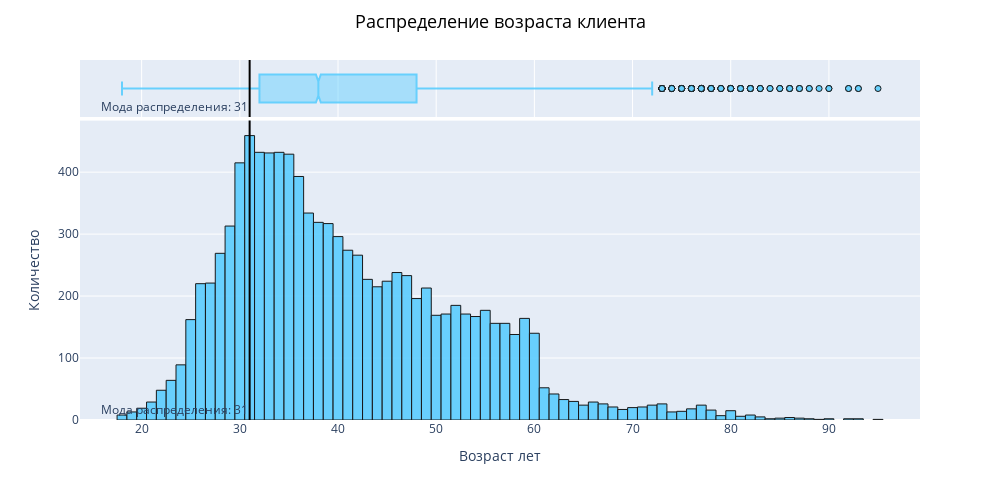

The notebook cell saved with this chart:
### Code cell
quant_fig('age', 'возраста клиента', 'Возраст лет')

### Figure 1 — Plotly figure (JSON) as saved in the notebook; plotly's stock layout.template omitted (floating-point values rounded to 4 significant figures; data arrays with more than 128 entries replaced by an {"elided": "..."} marker saying what was removed)
{"data": [{"alignmentgroup": "True", "bingroup": "x", "hoverinfo": "all", "hovertemplate": "Возраст лет: %{x}<br> Количество: %{y}", "legendgroup": "", "marker": {"color": "rgb(90, 205, 254)", "line": {"color": "black", "width": 1}, "pattern": {"shape": ""}}, "name": "", "nbinsx": 100, "offsetgroup": "", "opacity": 0.9, "orientation": "v", "showlegend": false, "type": "histogram", "x": {"elided": "10105 int values"}, "xaxis": "x", "yaxis": "y"}, {"alignmentgroup": "True", "hoverinfo": "all", "hovertemplate": "Возраст лет: %{x}<br> Количество: %{y}", "legendgroup": "", "marker": {"color": "rgb(90, 205, 254)", "line": {"color": "black", "width": 1}}, "name": "", "notched": true, "offsetgroup": "", "opacity": 0.9, "showlegend": false, "type": "box", "x": {"elided": "10105 int values"}, "xaxis": "x2", "yaxis": "y2"}], "layout": {"annotations": [{"showarrow": false, "text": "Мода распределения: 31", "x": 31, "xanchor": "right", "xref": "x", "y": 0, "yanchor": "bottom", "yref": "y domain"}, {"showarrow": false, "text": "Мода распределения: 31", "x": 31, "xanchor": "right", "xref": "x2", "y": 0, "yanchor": "bottom", "yref": "y2 domain"}], "barmode": "relative", "height": 500, "legend": {"tracegroupgap": 0}, "margin": {"t": 60}, "shapes": [{"line": {"color": "black", "width": 2}, "type": "line", "x0": 31, "x1": 31, "xref": "x", "y0": 0, "y1": 1, "yref": "y domain"}, {"line": {"color": "black", "width": 2}, "type": "line", "x0": 31, "x1": 31, "xref": "x2", "y0": 0, "y1": 1, "yref": "y2 domain"}], "title": {"font": {"color": "black", "size": 18}, "text": "Распределение возраста клиента", "x": 0.5, "xanchor": "center", "y": 0.97, "yanchor": "top"}, "width": 1000, "xaxis": {"anchor": "y", "domain": [0, 1], "showspikes": true, "title": {"text": "Возраст лет"}}, "xaxis2": {"anchor": "y2", "domain": [0, 1], "matches": "x", "showgrid": true, "showspikes": true, "showticklabels": false}, "yaxis": {"anchor": "x", "domain": [0, 0.8316], "showspikes": true, "title": {"text": "Количество"}}, "yaxis2": {"anchor": "x2", "domain": [0.8416, 1], "matches": "y2", "showgrid": false, "showline": false, "showspikes": true, "showticklabels": false, "ticks": ""}}}
